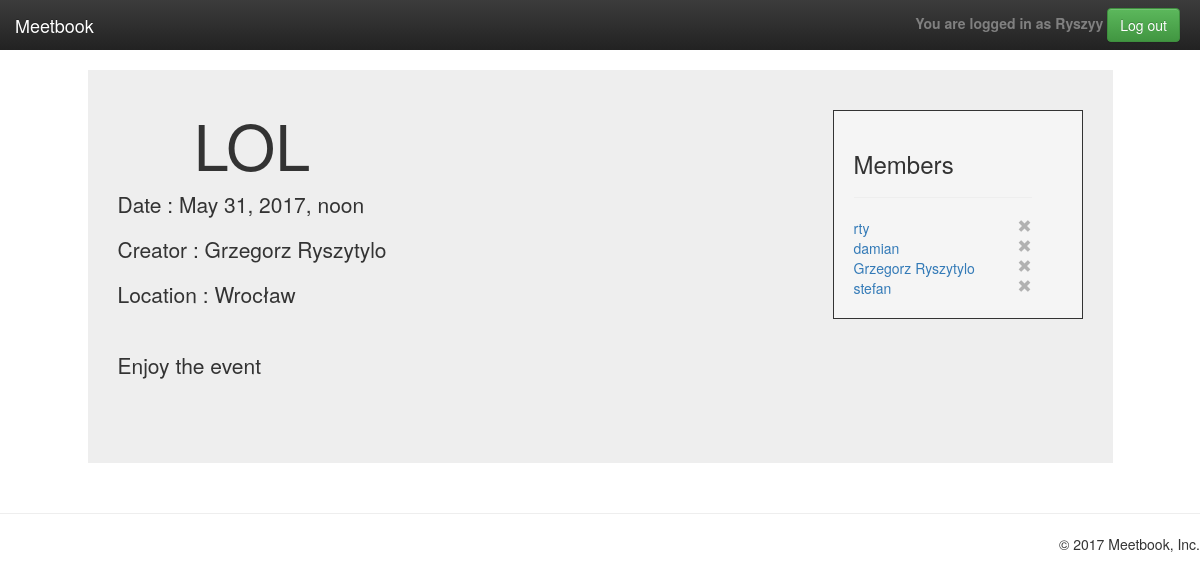
Page /event_detail/lol (signed in) on the committed database.
### profiles/models.py (models this page shows, shortened)
class Event(models.Model):
    name = models.CharField(max_length=120)
    location = models.ForeignKey(Location)
    date = models.DateTimeField(auto_now=False, auto_now_add=False, blank=True, )
    intrest = models.ForeignKey(Intrest)
    members = models.ManyToManyField(UserProfile, blank=True)
    slug = models.SlugField(blank=True)
    creator = models.ForeignKey(UserProfile, related_name="creator", blank=True, null=True)
    def __str__(self):
        return self.name

class UserProfile(models.Model):
    user_auth = models.OneToOneField(User, primary_key=True, on_delete=models.CASCADE)
    location = models.ForeignKey(Location, null=True, blank=True, on_delete=models.CASCADE)
    slug = models.SlugField(blank=True)
    picture = models.ImageField(upload_to=upload_location, null=True, blank=True)
    friends = models.ManyToManyField('self',
                                     blank=True)
    pending = models.ManyToManyField('self',
                                     blank=True,
                                     through="Invite",
                                     through_fields=('r_to', 'r_from'),
                                     symmetrical=False)
    bio = models.TextField(blank=True, null=True)
    def __str__(self):
        return self.user_auth.username

class Location(models.Model):
    city = models.CharField(max_length=120, unique=True)
    latitude = models.FloatField(null=True, blank=True)
    longitude = models.FloatField(null=True, blank=True)

### profiles/views/cbv/event_crud.py (the view)
# urls.py: url(r'^event_detail/(?P<slug>[-\w]+)$', EventDetailView.as_view(), name='event_detail'),
class EventDetailView(LoginRequiredMixin, DetailView):
    model = Event
    template_name = 'event_detail.html'
    def get_context_data(self, **kwargs):
        context = super(EventDetailView, self).get_context_data(**kwargs)
        profile = UserProfile.objects.get(user_auth=self.request.user)
        slug = self.request.path.split('/')[-1]
        event = Event.objects.get(slug=slug)
        now = timezone.now()
        time = event.date > now
        context['profile'] = profile
        context['time'] = time
        return context

### templates/event_detail.html (shortened to what this page needs)
{% extends "base_detail.html" %}
{% load crispy_forms_tags %}
{% load humanize %}
{% block content %}
	<div class="jumbotron col-md-10 col-md-offset-1" style="padding-top: 20px; margin-top: 20px; float: left;">
		<div class="container">
			<div>
				<div style="float: left; padding-right: 40px; ">
					<h1 style="text-align: center;">
					{{object|capfirst}}
					</h1>
					<p>Date : {{ object.date }}</p>
					<p>Creator : {{ object.creator.user_auth.first_name }} {{ object.creator.user_auth.last_name }}</p>
					<p>Location : {{ object.location.city }}</p>
					<hr>
					{% if profile not in object.members.all and time %}
						<form method="post" action="{% url 'event_join' object.slug %}">
							{% csrf_token %}
							<button type="submit" class="btn btn-success">Join Event</button>
						</form>
						{% elif profile in object.members.all %}
						<p>Enjoy the event</p>
						{% elif not time %}
						<p>Too late to join</p>
					{% endif %}
					<br style="clear: left;" />
				</div>
				<div style="margin-top: 20px; float: right; padding: 20px ;padding-right:50px;border-width: 1px;border-style: solid;max-width: 300px;background-color: #f5f5f5;min-width: 250px;">
					<h3>Members</h3>
					<hr>
					{% if user.is_authenticated %}
						{% for member in object.members.all %}
							<a href="{% url 'user_detail' member.user_auth.username %}">
								{% if member.user_auth.first_name %}
									{{member.user_auth.first_name}} {{member.user_auth.last_name}}
								{% else %}
									{{member}}
								{% endif %}
							</a>
							{% if object.creator.user_auth == user %}
							<a id="delete_mem" href="{% url 'member_delete' member.slug %}"><span class="glyphicon glyphicon-remove" aria-hidden="true" style="float: right;"></span></a>
							{% endif %}
							<br>
						{% endfor %}
					{% endif %}
					</div>
				</div>
			</div>
		</div>
	{% endblock %}

### templates/base_detail.html (shortened to what this page needs)
{% load static %}
<!DOCTYPE html>
<html lang="en">
	<head>
		<link rel="stylesheet" href="https://maxcdn.bootstrapcdn.com/bootstrap/3.3.7/css/bootstrap.min.css">
		<link rel="stylesheet" href="https://maxcdn.bootstrapcdn.com/bootstrap/3.3.7/css/bootstrap-theme.min.css">
		<link rel="stylesheet" href="{% static 'css/main.css' %}">
	</head>
	<body>
		<nav class="navbar navbar-inverse navbar-fixed-top">
			<div class="container-fluid">
				<div class="navbar-header">
					<a class="navbar-brand" href="{% url 'welcome' %}">Meetbook</a>
				</div>
				<div id="navbar" class="navbar-collapse collapse" style="padding-right: 20px">
					<ul class="nav navbar-nav navbar-right">
						<li>
							<form class="navbar-form navbar-right" action="{% url 'logout' %}">
								<strong style="color:gray;">You are logged in as {{ user.username|capfirst }}</strong>
								<button type="submit" class="btn btn-success">Log out</button>
							</form>
						</li>
					</ul>
				</div>
			</div>
		</nav>
		<div class="row">
			<div>
				{% block content %}
				{% endblock %}
			</div>
		</div>
		<hr>
		<ul style=" list-style-type: none;">
			<li style = "float: right;"><p>&copy; 2017 Meetbook, Inc.</p></li>
		</ul>
	</body>
</html>

### static/css/main.css (style rules this page uses)
body { padding-top: 50px; }
.navbar-fixed-top { border: 0; }

### templates/base_detail.html (style rules this page uses)
html { max-width: 1330px; }
#delete_mem { color: #b1b1b1; }

### rows in the picture
Event: name "LOL", date "May 31, 2017, noon", creator.user_auth.first_name "Grzegorz", creator.user_auth.last_name "Ryszytylo", location.city "Wrocław"
UserProfile: user_auth_id.username "rty"
UserProfile: user_auth_id.username "damian"
UserProfile: user_auth.first_name "Grzegorz", user_auth.last_name "Ryszytylo"
UserProfile: user_auth_id.username "stefan"

### other values in the picture
{{ user.username|capfirst }} "Ryszyy"
